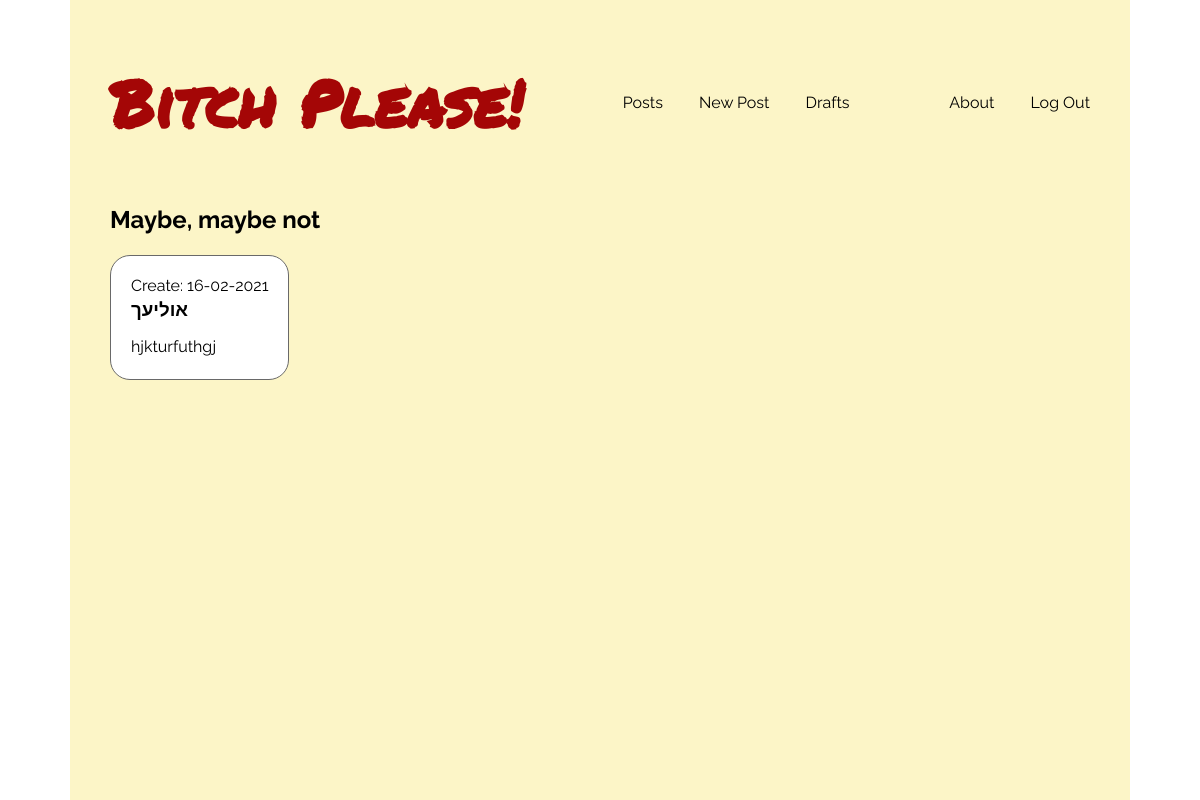
Page /drafts/ (signed in) on the committed database.
### blog/models.py (models this page shows, shortened)
class Post(models.Model):
    author = models.ForeignKey('auth.User', on_delete=models.CASCADE)
    title = models.CharField(max_length=200)
    text = models.TextField()
    created_date = models.DateTimeField(default=timezone.now)
    published_date = models.DateTimeField(blank = True, null = True)

### blog/views.py (the view)
# urls.py: path('drafts/', views.DraftListView.as_view(), name='post_draft_list'),
class DraftListView(LoginRequiredMixin, ListView):
    login_url = '/login/'
    redirect_field_name = 'blog/post_list.html'
    template_name = 'blog/post_draft_list.html'
    model = Post
    def get_queryset(self):
        return Post.objects.filter(published_date__isnull=True).order_by('created_date')

### blog/templates/blog/post_draft_list.html
{% extends "base.html" %}
{% block content %}
    <section class="container loader">
        <h2>Maybe, maybe not</h2>
        <div class="flex">
            {% for post in post_list %}
            <div class="post-card">
                <p>Create: {{ post.created_date|date:'d-m-Y' }}</p>
                <h3><a href="{% url 'blog:post_detail' pk=post.pk %}">{{ post.title }}</a></h3>
                <p>{{ post.text|safe|truncatechars:200 }}</p>
            </div>
            {% endfor %}
            </div>
    </section>
{% endblock %}

### static/css/_base.css (style rules this page uses)
* { box-sizing: border-box; }
html { font-family: Raleway, Helvetica, sans-serif; }
body { margin: 0; }
h1, h2, h3, h4, h5, h6, p { margin: 0; padding: 0; }
h2, h3 { margin-bottom: 1rem; }
p { margin-bottom: 0.2rem; }
a { color: inherit; text-decoration: none; }
.post-card { background-color: white; padding: 20px; margin: 5px 20px 5px 0; border: 1px solid #696969; border-radius: 20px; transition: border-color color 0.8s; }

### static/css/_helper.css (style rules this page uses)
.flex { display: flex; }
.loader { filter:hue-rotate(0deg); color:linear-gradient(45deg,#0f8,#08f); animation:hue 10000ms infinite linear; }

### static/css/_layout.css (style rules this page uses)
.main-layout { display: grid; grid-template-columns: minmax(1.5rem, 1fr) minmax(auto, 1060px) minmax(1.5rem, 1fr); grid-template-rows: auto 1fr auto; min-height: 100vh; }
.container { margin: 0 40px; }

### rows in the picture
Post: created_date "16-02-2021", title "אוליעך", text "hjkturfuthgj"
